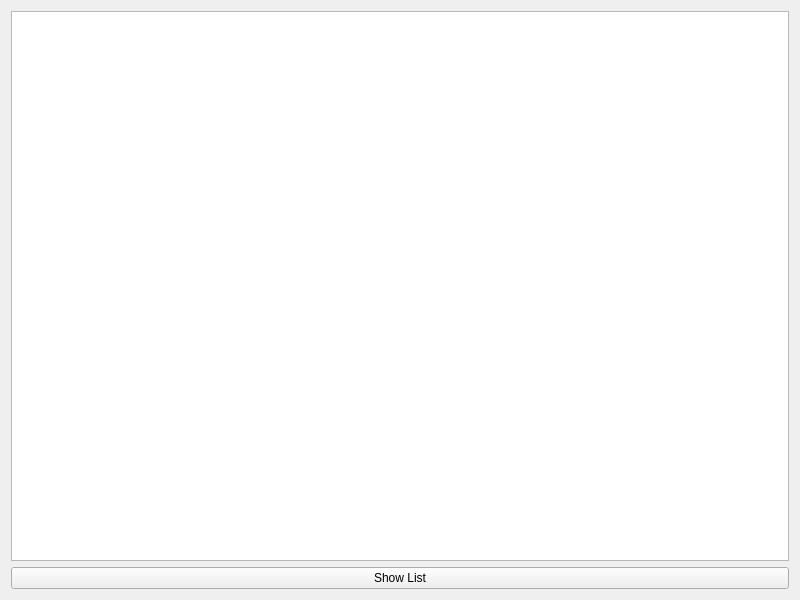
<?xml version="1.0" encoding="UTF-8"?>
<ui version="4.0">
 <class>Widget</class>
 <widget class="QWidget" name="Widget">
  <property name="geometry">
   <rect>
    <x>0</x>
    <y>0</y>
    <width>800</width>
    <height>600</height>
   </rect>
  </property>
  <property name="windowTitle">
   <string>Widget</string>
  </property>
  <layout class="QVBoxLayout" name="verticalLayout">
   <item>
    <widget class="QListView" name="listView"/>
   </item>
   <item>
    <widget class="QPushButton" name="pushButton">
     <property name="text">
      <string>Show List</string>
     </property>
    </widget>
   </item>
  </layout>
 </widget>
 <resources/>
 <connections/>
</ui>
